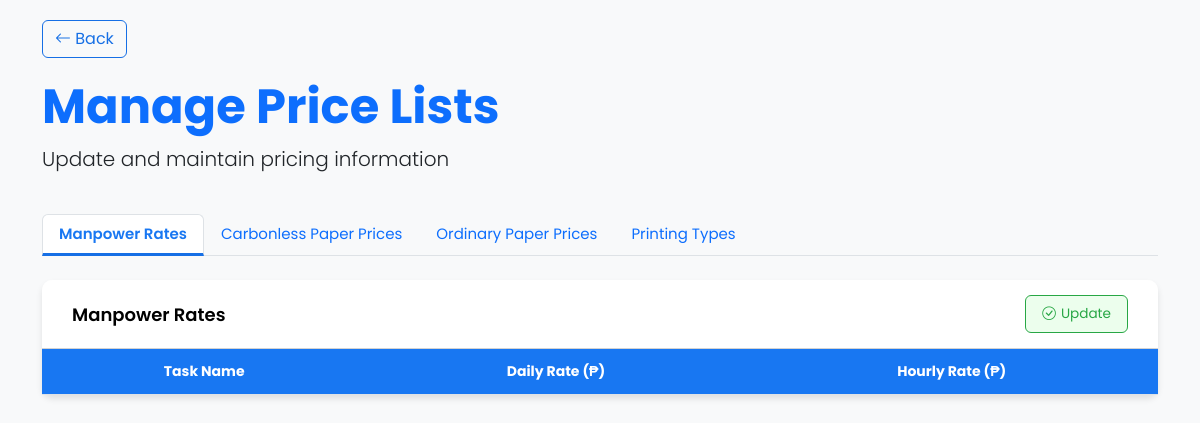
/pages/manage_prices.php?id=261, run on an earlier commit of the app's database.
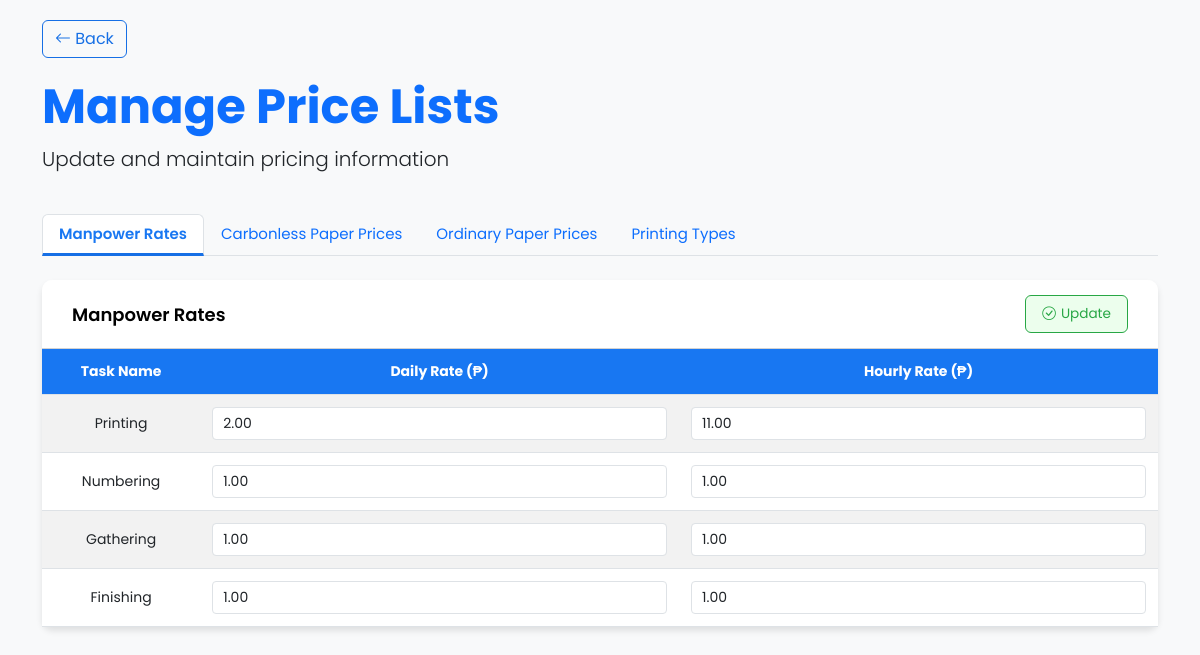
And on a later commit of the database.
### tables this page shows
CREATE TABLE `manpower_rates` (
  `id` int(11) NOT NULL,
  `task_name` varchar(100) NOT NULL,
  `daily_rate` decimal(10,2) NOT NULL,
  `hourly_rate` decimal(10,2) NOT NULL,
  `created_at` timestamp NOT NULL DEFAULT current_timestamp()
);

### pages/manage_prices.php (the view, shortened to what this page needs)
<?php
require_once '../config/db.php';
$job_id = $_GET['id'] ?? 0;
$manpower_rates = $inventory->query("SELECT * FROM manpower_rates")->fetch_all(MYSQLI_ASSOC);
?>
<!DOCTYPE html>
<html lang="en">
<head>
  <link href="https://cdn.jsdelivr.net/npm/bootstrap@5.3.0/dist/css/bootstrap.min.css" rel="stylesheet">
  <link rel="stylesheet" href="https://cdn.jsdelivr.net/npm/bootstrap-icons@1.10.0/font/bootstrap-icons.css">
</head>
<body>
  <div class="container">
    <div class="back-button">
      <button type="button" class="btn btn-outline-primary" onclick="window.location.href='paper_cost.php?id=<?= $job_id ?>'">
        <i class="bi bi-arrow-left"></i> Back
      </button>
    </div>
    <div class="row mb-4">
      <div class="col">
        <h1 class="display-5 fw-bold text-primary">Manage Price Lists</h1>
        <p class="lead">Update and maintain pricing information</p>
      </div>
    </div>
    <div class="row">
      <div class="col-md-12">
        <ul class="nav nav-tabs mb-4" id="priceTabs" role="tablist">
          <li class="nav-item" role="presentation">
            <button class="nav-link active" id="manpower-tab" data-bs-toggle="tab" data-bs-target="#manpower-rates" type="button" role="tab">Manpower Rates</button>
          </li>
          <li class="nav-item" role="presentation">
            <button class="nav-link" id="paper-tab" data-bs-toggle="tab" data-bs-target="#paper-prices" type="button" role="tab">Carbonless Paper Prices</button>
          </li>
          <li class="nav-item" role="presentation">
            <button class="nav-link" id="cut-tab" data-bs-toggle="tab" data-bs-target="#cut-prices" type="button" role="tab">Ordinary Paper Prices</button>
          </li>
          <li class="nav-item" role="presentation">
            <button class="nav-link" id="printing-tab" data-bs-toggle="tab" data-bs-target="#printing-types" type="button" role="tab">Printing Types</button>
          </li>
        </ul>
        <div class="tab-content" id="priceTabContent">
          <div class="tab-pane fade show active" id="manpower-rates" role="tabpanel">
            <div class="card">
              <div class="card-header d-flex justify-content-between align-items-center">
                <span>Manpower Rates</span>
                <button type="button" class="btn1" onclick="submitAllForms()">
                  <i class="bi bi-check-circle"></i> Update
                </button>
              </div>
              <div class="card-body p-0">
                <form id="manpowerForm" method="post">
                  <div class="table-responsive">
                    <table class="table table-striped table-hover price-table mb-0">
                      <thead>
                        <tr>
                          <th>Task Name</th>
                          <th>Daily Rate (₱)</th>
                          <th>Hourly Rate (₱)</th>
                        </tr>
                      </thead>
                      <tbody>
                        <?php foreach ($manpower_rates as $row): ?>
                          <tr>
                            <td><?= htmlspecialchars($row['task_name']) ?>
                            </td>
                            <td>
                              <input type="number" step="0.01" name="manpower[<?= $row['id'] ?>][daily_rate]" value="<?= $row['daily_rate'] ?>" class="form-control form-control-sm" required>
                            </td>
                            <td>
                              <input type="number" step="0.01" name="manpower[<?= $row['id'] ?>][hourly_rate]" value="<?= $row['hourly_rate'] ?>" class="form-control form-control-sm" required>
                            </td>
                          </tr>
                        <?php endforeach; ?>
                      </tbody>
                    </table>
                  </div>
                </form>
              </div>
            </div>
          </div>
        </div>
      </div>
    </div>
  </div>
</body>
</html>

What changed in the data, as far as the page shows it:
added manpower_rates: task_name "Printing", daily_rate "2.00", hourly_rate "11.00"
added manpower_rates: task_name "Numbering", daily_rate "1.00", hourly_rate "1.00"
added manpower_rates: task_name "Gathering", daily_rate "1.00", hourly_rate "1.00"
added manpower_rates: task_name "Finishing", daily_rate "1.00", hourly_rate "1.00"
